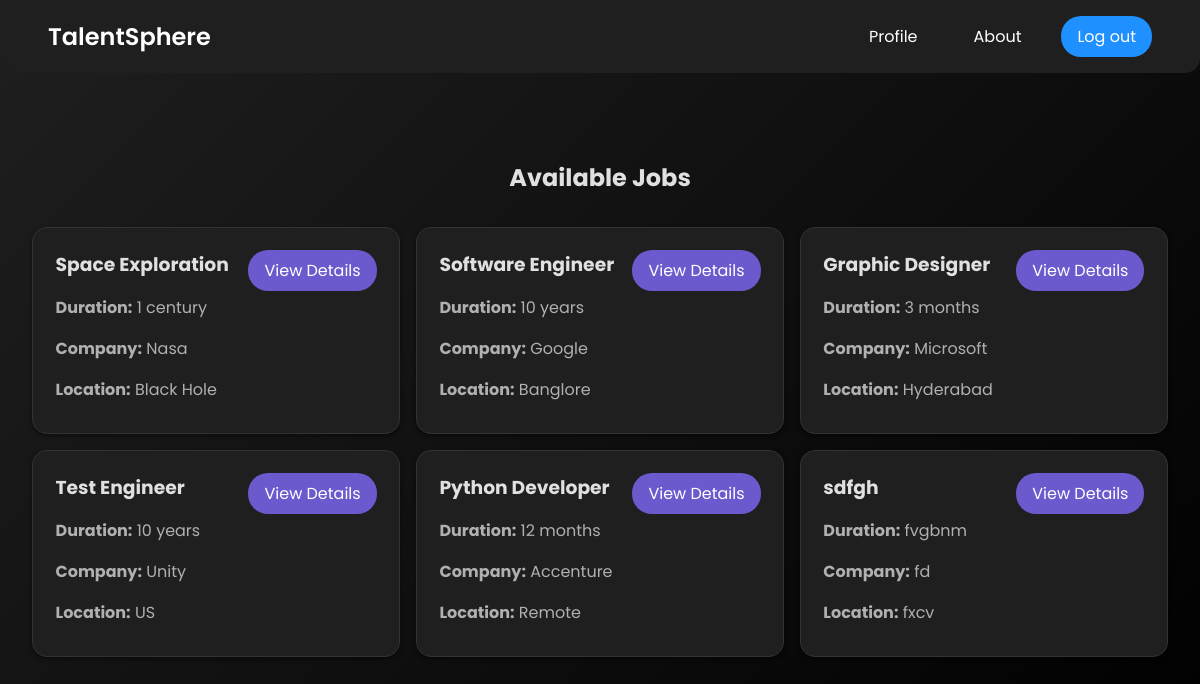
The app's page / (signed in) with its own data.
### base/models.py (models this page shows, shortened)
class Job_details(models.Model):
    user = models.ForeignKey(User, on_delete=models.CASCADE, blank=True, null=True)
    title = models.CharField(max_length=200)
    description = models.TextField(null=True, blank=True)
    duration = models.CharField(max_length=100)
    salary = models.CharField(max_length=100)
    location = models.CharField(max_length=200)
    company = models.CharField(max_length=200)
    about_the_role = models.TextField()
    requirements = models.TextField()
    perks = models.TextField()
    about_the_company = models.TextField()
    job_type = models.CharField(max_length=50, choices=[
        ('fulltime', 'Full Time'),
        ('halftime', 'Half Time'),
    ], default='fulltime')
    created = models.DateTimeField(auto_now_add=True)
    applicants = models.TextField(null=True, blank=True)  # Field to store applicants' usernames
    class Meta:
        ordering = ['created']

### base/views.py (the view)
# urls.py: path('', OpeningList.as_view(), name='listings'),
class OpeningList(LoginRequiredMixin, ListView):
    model = Job_details
    context_object_name = "opening"
    template_name = 'your_template.html'  # Ensure this matches your template path
    def get_context_data(self, **kwargs):
        context = super().get_context_data(**kwargs)
        user_details = get_object_or_404(User_Details, user=self.request.user)
        context['user_details'] = user_details
        if user_details.user_type == 'employer':
            context['employer_jobs'] = Job_details.objects.filter(user=self.request.user)
        return context

### base/templates/base/job_details_list.html (shortened to what this page needs)
<!DOCTYPE html>
<html lang="en">
<head>
    {% load static %}
    <link rel="stylesheet" href="https://cdnjs.cloudflare.com/ajax/libs/font-awesome/6.0.0-beta3/css/all.min.css">
    <link rel="stylesheet" href="{% static 'css/job_details_list.css' %}">
</head>
<body>
    <header>
        <nav class="navbar">
            <div class="logo">
                <a href="{% url 'listings' %}" class="logo-link">TalentSphere</a>
            </div>
            <div class="nav-links">
                <a href="{% url 'user_details' %}" class="nav-item">Profile</a>
                <a href="{% url 'about' %}" class="nav-item">About</a>
                <a href="{% url 'logout' %}" class="nav-item contact-btn">Log out</a>
            </div>
        </nav>
    </header>
    <div class="heading">
      <h1>TalentSphere</h1>
    </div>
    <main>
        <h2>
          {% if user_details.user_type == 'employee' %}
            Available Jobs
          {% elif user_details.user_type == 'employer' %}
            Your Job Postings
          {% else %}
            Job Details
          {% endif %}
        </h2>
        <div class="job-list" id="job-list">
          {% if user_details.user_type == 'employee' %}
            {% for jb in opening %}
              <div class="job-card" data-job-id="{{ jb.pk }}">
                <div class="job-info">
                  <div class="job-content">
                    <h3>{{ jb.title }}</h3>
                    <p><strong>Duration:</strong> {{ jb.duration }}</p>
                    <p><strong>Company:</strong> {{ jb.company }}</p>
                    <p><strong>Location:</strong> {{ jb.location }}</p>
                  </div>
                  <div class="button-container">
                    <a href="{% url 'listings-details' jb.pk %}" class="btn">View Details</a>
                  </div>
                </div>
              </div>
            {% empty %}
              <p>No job listings available.</p>
            {% endfor %}
          {% else %}
            <p>You are not authorized to view this content.</p>
          {% endif %}
        </div>
      </main>
</body>
</html>

### static/css/job_details_list.css (style rules this page uses)
* { margin: 0; padding: 0; box-sizing: border-box; }
body { font-family: 'Poppins', sans-serif; margin: 0; padding: 0; background: linear-gradient(135deg, #1f1f1f, #000000); color: #e0e0e0; min-height: 100vh; }
header { background-color: #1f1f1f; color: white; padding: 1rem; text-align: center; border-bottom-left-radius: 15px; border-bottom-right-radius: 15px; position: fixed; width: 100%; z-index: 1000; }
.navbar { display: flex; justify-content: space-between; align-items: center; padding: 0 2rem; }
.logo { font-size: 1.5rem; font-weight: 600; }
.nav-links { display: flex; gap: 1.5rem; }
.nav-item { color: white; text-decoration: none; font-size: 1rem; padding: 0.5rem 1rem; border-radius: 5px; transition: background-color 0.3s; }
.contact-btn { background-color: #1e90ff; color: white; padding: 0.5rem 1rem; border-radius: 20px; }
main { padding: 2rem; padding-top: calc(2rem + 80px); }
h2 { margin: 0; text-align: center; margin-bottom: 2rem; color: #e0e0e0; }
.job-list { display: flex; flex-wrap: wrap; gap: 1rem; justify-content: center; max-width: 1200px; margin: 0 auto; padding-bottom: 4rem; }
.job-card { background-color: #1f1f1f; padding: 1.4rem; border: 1px solid #333; border-radius: 15px; box-shadow: 0 2px 4px rgba(0, 0, 0, 0.5); transition: transform 0.3s, box-shadow 0.3s; display: flex; flex-direction: column; margin: 0; box-sizing: border-box; height: 100%; overflow: hidden; }
.job-card h3 { margin: 0 0 0.5rem; color: #e0e0e0; }
.job-card p { margin: 0.5rem 0; color: #b0b0b0; flex: 1; overflow: hidden; text-overflow: ellipsis; white-space: nowrap; }
.job-info { display: flex; justify-content: space-between; align-items: flex-start; flex: 1; }
.job-content { display: flex; flex-direction: column; flex: 1; overflow: hidden; }
.button-container { display: flex; flex-direction: column; align-items: flex-end; gap: 0.5rem; }
.btn, .delete-btn { padding: 0.5rem 1rem; border: none; border-radius: 20px; text-decoration: none; transition: background-color 0.3s; cursor: pointer; }
.btn { background-color: #6a5acd; color: white; }
@media (min-width: 769px) { .job-card { width: calc(33.33% - 0.67rem); } }
@media (min-width: 769px) { .navbar { display: flex; } }
.logo-link { color: white; text-decoration: none; font-size: 1.5rem; font-weight: 600; }

### records on screen
Job_details: title "Space Exploration", duration "1 century", company "Nasa", location "Black Hole"
Job_details: title "Software Engineer", duration "10 years", company "Google", location "Banglore"
Job_details: title "Graphic Designer", duration "3 months", company "Microsoft", location "Hyderabad"
Job_details: title "Test Engineer", duration "10 years", company "Unity", location "US"
Job_details: title "Python Developer", duration "12 months", company "Accenture", location "Remote"
Job_details: title "sdfgh", duration "fvgbnm", company "fd", location "fxcv"
